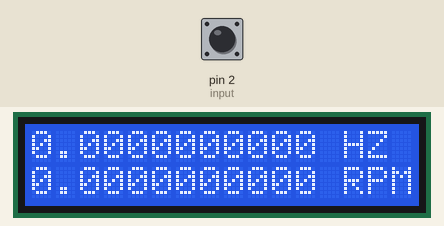
A sketch run on a simulated Arduino Uno, built with avr-gcc and run on an emulated ATmega328P. On the bench: 16×2 character LCD. The test bench sets the inputs (shaded band); at power-on: pin 2 (input) LOW.

Above: at 3.2 s.
3.3 s: pin 2 (input) pulsed HIGH 2 times (0.12 s each, 0.3 s apart)
At 3.92 s:
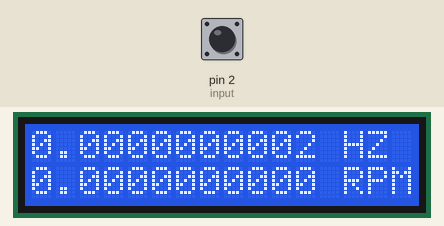
At 4.9 s:
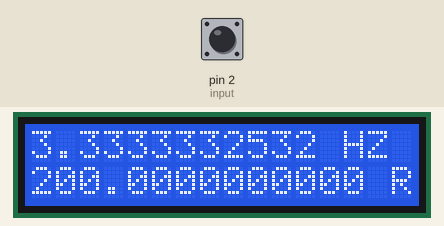
Timing chart, 0 to 6.4 s (numbered marks = the images above; inputs shaded):
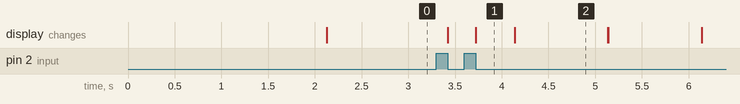

Measured:
- after the input at 3.3 s, the display: first changes after 0.12 s (image 1 shows a later state)
- what the display in image 1 shows lasts 0.4 s, from 3.7 s to 4.1 s
- what the display in image 2 shows lasts 1.0 s, from 4.1 s to 5.1 s

The sketch:

RPMMeter.ino
```cpp
// EnableInterrupt - Version: Latest
#include <EnableInterrupt.h> //Fajna biblioteka w której przerwania dla odmiany działają
#include <LiquidCrystal_I2C.h>
LiquidCrystal_I2C lcd(0x27, 16, 2);
#define ARDUINOPIN 2
volatile uint16_t licznik = 0;
volatile float HZ = 0;
const int analogInPin = A3; //Ten pin jest czasem używany do debugowania
int input = 2;
volatile unsigned long czas = 0;
volatile unsigned long T = 0;
int state = 0;//Zmienna potrzebna do loopa
void funkcja_przerwania() {
  licznik++;
  HZ=1000/(float(millis()-T));
  T = millis();
}
void wypisz_HZ() {
    //Serial.println(wartosc); //
   // char buff[10]; //Użyj tych wartości jeżeli ten lcd nie będzie chciał wyświetlać typu float
   // char buff_sixty[10];
   // dtostrf(HZ, 1, 3, buff);  //Przekonwertowuje float do stringa
   // dtostrf(HZ*60, 1, 3, buff_sixty);
  lcd.clear();
  lcd.setCursor(0, 0);
  lcd.print(HZ,10);
  //lcd.print(buff);
  lcd.print(" HZ");
  lcd.setCursor(0, 1);
  lcd.print(HZ*60,10);
  lcd.print(" RPM");
  HZ = 0;
}
void setup() {
  pinMode(input, INPUT);
  lcd.init();
  lcd.backlight();
  lcd.setCursor(0, 0);
  lcd.print("Obrotosciomierz");
  lcd.setCursor(0, 1);
  lcd.print("Juz dzialam");
  delay(2000);
  enableInterrupt(ARDUINOPIN, funkcja_przerwania, FALLING);
}
void loop() {
  state = digitalRead(input);
  if (state == 1) {
    lcd.setCursor(16, 1);
    lcd.print("#");
  } else {
    lcd.setCursor(16, 1);
    lcd.print("-");
  }
  lcd.setCursor(11, 0);
  lcd.print(licznik);
  if (millis() - czas > 1000) {
    czas = millis();
    wypisz_HZ();
  }
}
```
